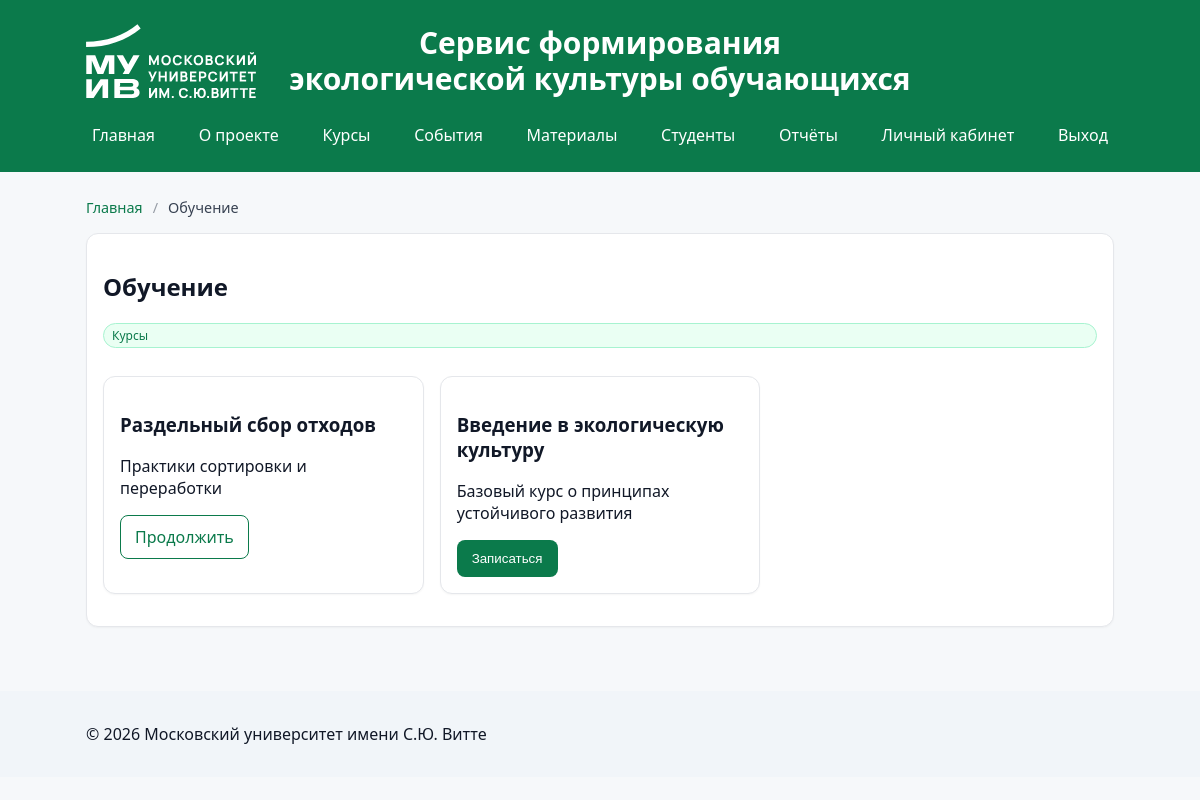
/learning.php (signed in), run on the app's committed database.
### tables this page shows
CREATE TABLE `courses` (
  `id` int(11) NOT NULL,
  `title` varchar(200) NOT NULL,
  `short_desc` varchar(500) DEFAULT NULL,
  `content` mediumtext,
  `created_at` timestamp NULL DEFAULT CURRENT_TIMESTAMP
);

### includes/helpers.php (called while the page is built, shortened)
<?php
function h($s){return htmlspecialchars($s ?? '', ENT_QUOTES, 'UTF-8');}
function url($path){
  $cfg_file = __DIR__ . '/config.php';
  $cfg = require $cfg_file;
  $base = rtrim($cfg['app']['base_url'] ?? '', '/');
  $path = ltrim($path, '/');
  return $base . '/' . $path;
}

### includes/config.php (called while the page is built)
<?php
return [
  'db' => [
    'host' => '188.127.239.143',
    'name' => 'ecoservice',
    'user' => 'ecoservice',
    'pass' => 'ukG0Bspo',
    'charset' => 'utf8mb4'
  ],
  'app' => [
    'base_url' => ''
  ]
];

### public/learning.php (the view, shortened to what this page needs)
<?php
require_once __DIR__ . '/../includes/header.php';
$pdo = db();
$courses = $pdo->query("SELECT c.id, c.title, c.short_desc FROM courses c ORDER BY c.id DESC")->fetchAll();
$my = $pdo->prepare("SELECT course_id FROM enrollments WHERE user_id = ?");
$my->execute([current_user()['id']]);
$my_ids = array_column($my->fetchAll(), 'course_id');
?>
<div class="card">
  <h2>Обучение</h2>
  <p class="badge">Курсы</p>
  <div class="grid">
    <?php foreach ($courses as $c): ?>
      <div class="card">
        <h3><?php echo h($c['title']); ?></h3>
        <p><?php echo h($c['short_desc']); ?></p>
        <?php if (in_array($c['id'], $my_ids)): ?>
          <a class="btn secondary" href="<?php echo url('learning_view.php?id=' . $c['id']); ?>">Продолжить</a>
        <?php else: ?>
          <form method="post">
            <button class="btn" name="enroll">Записаться</button>
          </form>
        <?php endif; ?>
      </div>
    <?php endforeach; ?>
  </div>
</div>
<?php require_once __DIR__ . '/../includes/footer.php'; ?>

### public/style.css (style rules this page uses)
* { box-sizing:border-box }
body { margin:0;font-family:system-ui,-apple-system,Segoe UI,Roboto,Ubuntu,'Helvetica Neue',Arial,sans-serif;background:#f6f8fa;color:#111827 }
.card { background:#fff;border:1px solid #e5e7eb;border-radius:12px;padding:16px;margin:16px 0;box-shadow:0 1px 2px rgba(0,0,0,.04) }
.btn { display:inline-block;padding:10px 14px;border-radius:8px;border:1px solid transparent;background:#0b7a4b;color:#fff;text-decoration:none }
.btn.secondary { background:#fff;color:#0b7a4b;border-color:#0b7a4b }
.grid { display:grid;grid-template-columns:repeat(auto-fill,minmax(260px,1fr));gap:16px }
.badge { background:#eafff3;color:#0b7a4b;border:1px solid #a7f3d0;padding:3px 8px;border-radius:999px;font-size:12px }
form { margin:0 }

### data on the page
courses: title "Раздельный сбор отходов", short_desc "Практики сортировки и переработки"
courses: title "Введение в экологическую культуру", short_desc "Базовый курс о принципах устойчивого развития"

### other printed values
$c['label'] "Главная"
$c['label'] "Обучение"
